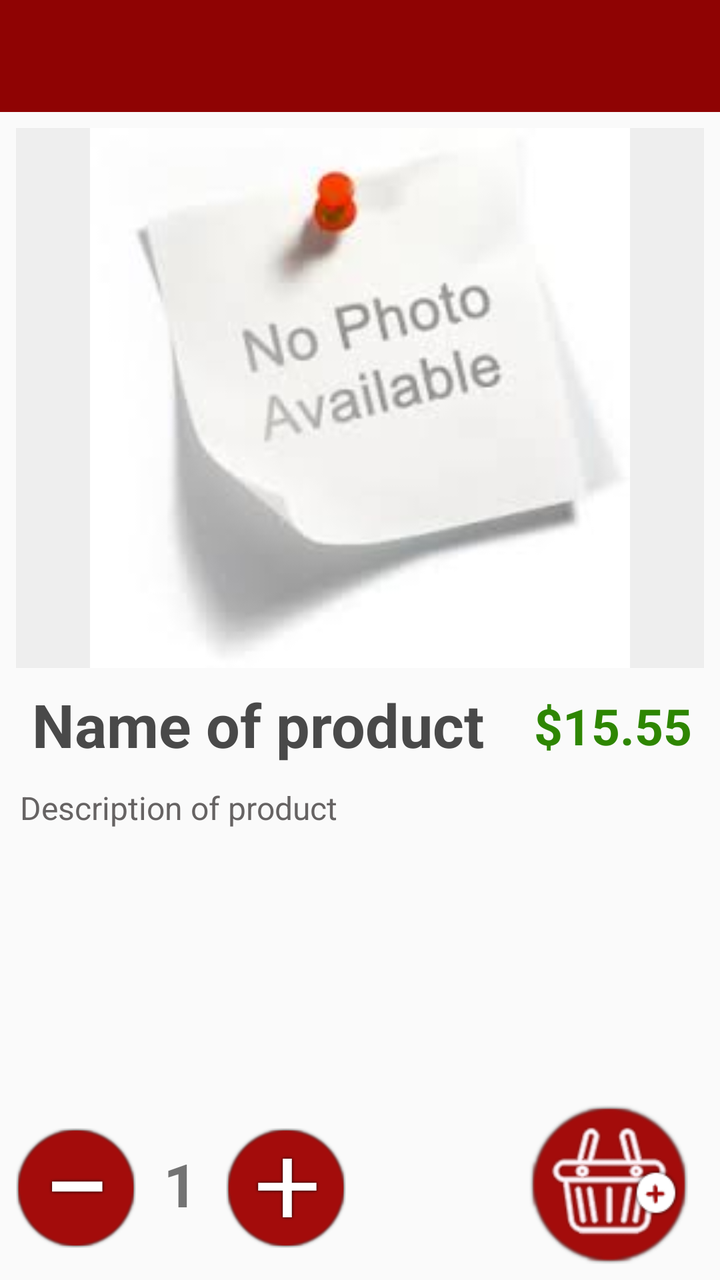
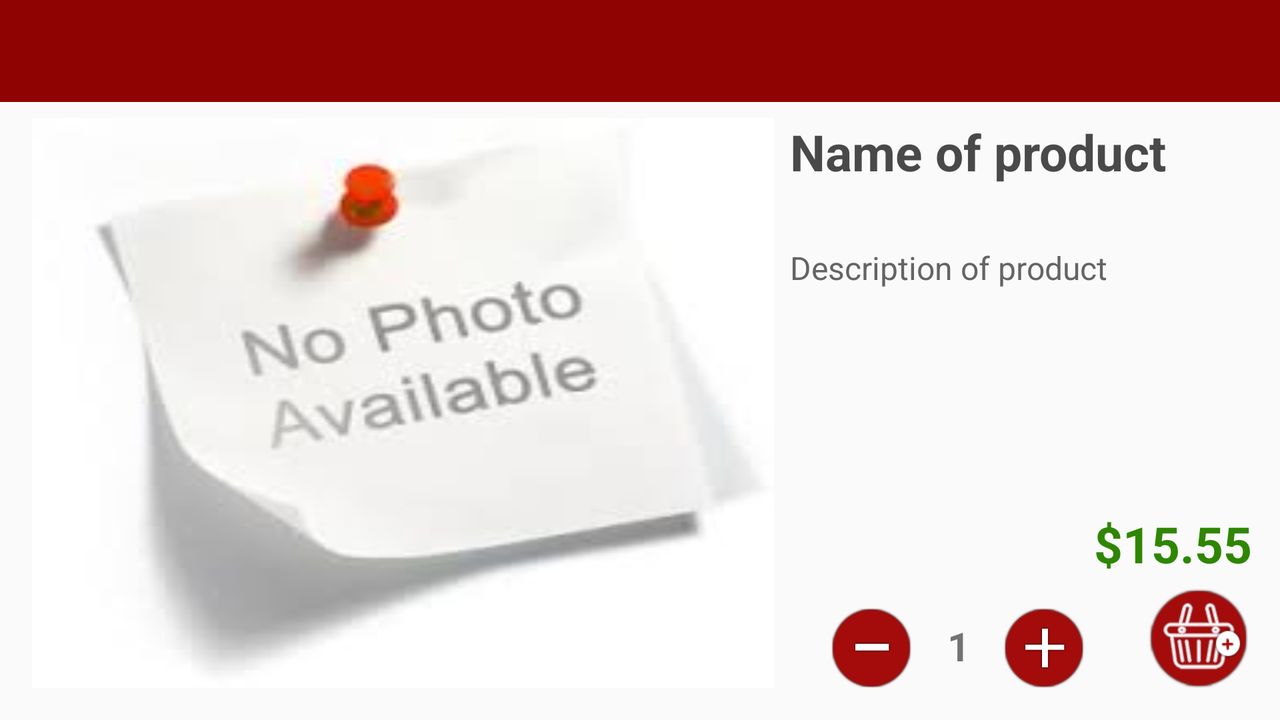

Two renders of one Android screen. The first uses the default layout on a phone; the second uses the alternative layout the repository ships for a different screen configuration, on a matching device. The two XML files are below.
<!-- AndroidManifest.xml: application theme AppTheme -->
<!-- res/layout/activity_product.xml -->
<?xml version="1.0" encoding="utf-8"?>
<android.support.constraint.ConstraintLayout
    xmlns:tools="http://schemas.android.com/tools"
    xmlns:android="http://schemas.android.com/apk/res/android"
    xmlns:app="http://schemas.android.com/apk/res-auto"
    android:orientation="vertical"
    android:layout_width="match_parent"
    android:layout_height="match_parent">

    
    <include layout="@layout/toolbar"
        android:id="@+id/toolbar_product_activity"
        android:layout_height="wrap_content"
        android:layout_width="0dp"
        app:layout_constraintLeft_toLeftOf="parent"
        app:layout_constraintTop_toTopOf="parent"
        app:layout_constraintRight_toRightOf="parent"
        app:layout_constraintHorizontal_bias="0.0"
        tools:layout_constraintRight_creator="1"
        tools:layout_constraintLeft_creator="1" />

    
    <ImageView

        android:layout_width="0dp"
        android:src="@drawable/nopic"
        android:id="@+id/ivProductPic"
        android:scaleType="fitCenter"
        android:background="#eeeeee"
        android:adjustViewBounds="true"
        app:layout_constraintRight_toRightOf="parent"
        app:layout_constraintLeft_toLeftOf="parent"
        app:layout_constraintTop_toBottomOf="@+id/toolbar_product_activity"
        tools:layout_constraintRight_creator="1"
        tools:layout_constraintLeft_creator="1"
        android:layout_marginStart="8dp"
        android:layout_marginLeft="8dp"
        android:layout_marginEnd="8dp"
        android:layout_marginRight="8dp"
        android:layout_marginTop="8dp"
        android:cropToPadding="true"
        android:layout_height="270dp" />

    
    <ImageButton
        android:src="@drawable/minus"
        android:layout_width="60dp"
        android:id="@+id/btnMinus"
        android:textSize="20sp"
        android:textStyle="normal|bold"
        android:scaleType="fitCenter"
        android:background="@null"
        android:layout_height="60dp"
        android:layout_marginStart="8dp"
        app:layout_constraintLeft_toLeftOf="parent"
        android:layout_marginLeft="8dp"
        android:layout_marginTop="8dp"
        app:layout_constraintTop_toBottomOf="@+id/tvProductDesc"
        app:layout_constraintBottom_toBottomOf="parent"
        android:layout_marginBottom="16dp"
        app:layout_constraintVertical_bias="0.25"
        tools:layout_constraintTop_creator="1"
        tools:layout_constraintBottom_creator="1"
        tools:layout_constraintLeft_creator="1" />

    
    <TextView
        android:text="1"
        android:layout_width="45dp"
        android:layout_height="42dp"
        android:id="@+id/tvProductQuantity"
        android:textSize="30sp"
        android:textStyle="normal|bold"
        app:layout_constraintBottom_toBottomOf="parent"
        android:layout_marginBottom="27dp"
        android:layout_marginTop="15dp"
        app:layout_constraintTop_toBottomOf="@+id/tvProductDesc"
        app:layout_constraintVertical_bias="0.38"
        tools:layout_constraintTop_creator="1"
        tools:layout_constraintBottom_creator="1"
        android:gravity="center_vertical|center"
        app:layout_constraintLeft_toRightOf="@+id/btnMinus" />

    
    <ImageButton
        android:src="@drawable/plus"
        android:id="@+id/btnPlus"
        android:textSize="20sp"
        android:textStyle="normal|bold"
        android:scaleType="fitCenter"
        android:layout_width="60dp"
        android:layout_height="60dp"
        android:background="@null"
        app:layout_constraintBottom_toBottomOf="parent"
        android:layout_marginBottom="16dp"
        app:layout_constraintLeft_toRightOf="@+id/tvProductQuantity"
        android:layout_marginEnd="16dp"
        app:layout_constraintRight_toRightOf="parent"
        android:layout_marginRight="16dp"
        app:layout_constraintHorizontal_bias="0.0" />

    
    <ImageButton
        android:src="@drawable/cart"
        android:id="@+id/btnProductAddToCart"
        android:textStyle="normal|bold"
        android:textSize="20sp"
        android:scaleType="centerCrop"
        android:background="@null"
        android:layout_width="80dp"
        android:layout_height="80dp"
        android:layout_marginTop="8dp"
        app:layout_constraintTop_toBottomOf="@+id/tvProductPrice"
        app:layout_constraintBottom_toBottomOf="parent"
        android:layout_marginBottom="8dp"
        app:layout_constraintVertical_bias="1.0"
        android:layout_marginEnd="16dp"
        app:layout_constraintRight_toRightOf="parent"
        android:layout_marginRight="16dp"
        android:layout_marginStart="8dp"
        app:layout_constraintLeft_toRightOf="@+id/btnPlus"
        android:layout_marginLeft="8dp"
        app:layout_constraintHorizontal_bias="1.0" />

    
    <TextView
        android:text="Name of product"
        android:layout_width="0dp"
        android:layout_height="43dp"
        android:id="@+id/tvProductName"
        android:textStyle="normal|bold"
        android:textSize="30sp"
        android:textColor="#494949"
        android:layout_marginTop="8dp"
        app:layout_constraintTop_toBottomOf="@+id/ivProductPic"
        android:layout_marginStart="16dp"
        app:layout_constraintLeft_toLeftOf="parent"
        android:layout_marginLeft="16dp"
        app:layout_constraintRight_toLeftOf="@+id/tvProductPrice"
        android:layout_marginEnd="7dp"
        android:layout_marginRight="7dp"
        tools:layout_constraintRight_creator="1"
        tools:layout_constraintLeft_creator="1" />

    
    <TextView
        android:text="Description of product"
        android:layout_width="0dp"
        android:layout_height="0dp"
        android:id="@+id/tvProductDesc"
        android:textSize="16sp"
        android:textAlignment="textStart"
        android:textColor="#666363"
        android:layout_marginTop="8dp"
        app:layout_constraintTop_toBottomOf="@+id/tvProductName"
        android:layout_marginEnd="16dp"
        android:layout_marginRight="16dp"
        android:layout_marginStart="10dp"
        app:layout_constraintLeft_toLeftOf="parent"
        android:layout_marginLeft="10dp"
        app:layout_constraintBottom_toTopOf="@+id/btnPlus"
        android:layout_marginBottom="8dp"
        tools:layout_constraintTop_creator="1"
        tools:layout_constraintBottom_creator="1"
        tools:layout_constraintLeft_creator="1"
        app:layout_constraintRight_toRightOf="parent"
        app:layout_constraintHorizontal_bias="0.33" />

    
    <TextView
        android:text="$15.55"
        android:layout_height="39dp"
        android:id="@+id/tvProductPrice"
        android:textSize="25sp"
        android:textColor="#2e8602"
        android:textStyle="normal|bold"
        app:layout_constraintBottom_toBottomOf="@+id/tvProductName"
        android:layout_marginEnd="8dp"
        app:layout_constraintRight_toRightOf="parent"
        android:layout_marginRight="8dp"
        android:layout_width="85dp" />

</android.support.constraint.ConstraintLayout>
<!-- res/layout/toolbar.xml (included above) -->
<?xml version="1.0" encoding="utf-8"?>
<android.support.v7.widget.Toolbar xmlns:android="http://schemas.android.com/apk/res/android"
    xmlns:app="http://schemas.android.com/apk/res-auto"
    android:layout_width="match_parent"
    android:layout_height="wrap_content"
    android:gravity="center"
    app:theme="@style/ThemeOverlay.AppCompat.Dark"
    app:popupTheme="@style/ThemeOverlay.AppCompat.Light"
    android:background="#8f0303" />
<!-- resources referenced by this layout -->
<resources>
  <!-- drawable cart: png bitmap (drawable, 12265 bytes) -->
  <!-- drawable minus: png bitmap (drawable, 26379 bytes) -->
  <!-- drawable nopic: jpg bitmap (drawable-hdpi, 3360 bytes) -->
  <!-- drawable plus: png bitmap (drawable, 28055 bytes) -->
  <style name="AppTheme" parent="Theme.AppCompat.Light.NoActionBar">
  
  
          
  
  
          <item name="colorPrimary">@color/colorPrimary</item>
          <item name="colorPrimaryDark">@color/colorPrimaryDark</item>
          <item name="colorAccent">@color/colorAccent</item>
      </style>
</resources>
<!-- res/layout-w600dp-land/activity_product.xml (the repository's variant of the layout above) -->
<!-- drawn on the phone turned sideways -->
<?xml version="1.0" encoding="utf-8"?>
<android.support.constraint.ConstraintLayout
    xmlns:tools="http://schemas.android.com/tools"
    xmlns:android="http://schemas.android.com/apk/res/android"
    xmlns:app="http://schemas.android.com/apk/res-auto"
    android:orientation="vertical"
    android:layout_width="match_parent"
    android:layout_height="match_parent">

    





    <include layout="@layout/toolbar"
        android:id="@+id/toolbar_product_activity"
        android:layout_height="51dp"
        android:layout_width="0dp"
        app:layout_constraintLeft_toLeftOf="parent"
        app:layout_constraintRight_toRightOf="parent"
        app:layout_constraintTop_toTopOf="parent" />

    <ImageView

        android:layout_width="0dp"
        android:src="@drawable/nopic"
        android:id="@+id/ivProductPic"
        android:scaleType="fitXY"
        android:background="#eeeeee"
        android:adjustViewBounds="true"
        android:cropToPadding="true"
        android:layout_height="0dp"
        android:layout_marginTop="8dp"
        app:layout_constraintTop_toBottomOf="@+id/toolbar_product_activity"
        android:layout_marginStart="16dp"
        app:layout_constraintLeft_toLeftOf="parent"
        app:layout_constraintBottom_toBottomOf="parent"
        android:layout_marginBottom="16dp"
        app:layout_constraintRight_toLeftOf="@+id/tvProductDesc"
        android:layout_marginEnd="8dp"
        app:layout_constraintHorizontal_bias="0.0"
        app:layout_constraintVertical_bias="0.37" />

    <ImageButton
        android:src="@drawable/minus"
        android:id="@+id/btnMinus"
        android:textSize="20sp"
        android:textStyle="normal|bold"
        android:scaleType="fitCenter"
        android:background="@null"
        app:layout_constraintBottom_toBottomOf="parent"
        android:layout_marginBottom="16dp"
        android:layout_marginTop="8dp"
        app:layout_constraintTop_toBottomOf="@+id/tvProductDesc"
        app:layout_constraintVertical_bias="1.0"
        android:layout_marginStart="8dp"
        app:layout_constraintLeft_toRightOf="@+id/ivProductPic"
        app:layout_constraintRight_toLeftOf="@+id/tvProductQuantity"
        app:layout_constraintHorizontal_bias="0.94"
        android:layout_width="40dp"
        android:layout_height="40dp" />

    <TextView
        android:text="1"
        android:layout_width="45dp"
        android:layout_height="42dp"
        android:id="@+id/tvProductQuantity"
        android:textSize="20sp"
        android:textStyle="normal|bold"
        android:gravity="center_vertical|center"
        android:layout_marginTop="8dp"
        app:layout_constraintTop_toBottomOf="@+id/tvProductDesc"
        app:layout_constraintBottom_toBottomOf="parent"
        android:layout_marginBottom="16dp"
        app:layout_constraintVertical_bias="1.0"
        app:layout_constraintRight_toLeftOf="@+id/btnPlus" />

    <ImageButton
        android:src="@drawable/plus"
        android:id="@+id/btnPlus"
        android:textSize="20sp"
        android:textStyle="normal|bold"
        android:scaleType="fitCenter"
        android:layout_width="40dp"
        android:background="@null"
        app:layout_constraintRight_toLeftOf="@+id/btnProductAddToCart"
        android:layout_marginEnd="32dp"
        android:layout_marginTop="8dp"
        app:layout_constraintTop_toBottomOf="@+id/tvProductDesc"
        app:layout_constraintBottom_toBottomOf="parent"
        android:layout_marginBottom="16dp"
        app:layout_constraintVertical_bias="1.0"
        android:layout_height="40dp" />

    <ImageButton
        android:src="@drawable/cart"
        android:id="@+id/btnProductAddToCart"
        android:textStyle="normal|bold"
        android:textSize="20sp"
        android:scaleType="centerCrop"
        android:background="@null"
        app:layout_constraintRight_toRightOf="parent"
        app:layout_constraintBottom_toBottomOf="parent"
        android:layout_marginBottom="16dp"
        android:layout_width="50dp"
        android:layout_height="50dp"
        android:layout_marginEnd="16dp" />

    <TextView
        android:text="Name of product"
        android:layout_width="229dp"
        android:layout_height="64dp"
        android:id="@+id/tvProductName"
        android:textStyle="normal|bold"
        android:textSize="25sp"
        android:textColor="#494949"
        android:layout_marginStart="8dp"
        app:layout_constraintLeft_toRightOf="@+id/ivProductPic"
        android:layout_marginEnd="16dp"
        app:layout_constraintRight_toRightOf="parent"
        android:layout_marginTop="8dp"
        app:layout_constraintTop_toBottomOf="@+id/toolbar_product_activity"
        app:layout_constraintHorizontal_bias="1.0" />

    <TextView
        android:text="Description of product"
        android:layout_width="221dp"
        android:layout_height="129dp"
        android:id="@+id/tvProductDesc"
        android:textSize="16sp"
        android:textAlignment="textStart"
        android:textColor="#666363"
        app:layout_constraintTop_toBottomOf="@+id/tvProductName"
        app:layout_constraintRight_toRightOf="parent"
        android:layout_marginEnd="24dp" />

    <TextView
        android:text="$15.55"
        android:layout_height="39dp"
        android:id="@+id/tvProductPrice"
        android:textSize="25sp"
        android:textColor="#2e8602"
        android:textStyle="normal|bold"
        android:layout_width="85dp"
        app:layout_constraintTop_toBottomOf="@+id/tvProductDesc"
        android:layout_marginEnd="8dp"
        app:layout_constraintRight_toRightOf="parent"
        android:layout_marginStart="8dp"
        app:layout_constraintLeft_toRightOf="@+id/ivProductPic"
        app:layout_constraintHorizontal_bias="1.0"
        app:layout_constraintBottom_toTopOf="@+id/btnProductAddToCart"
        app:layout_constraintVertical_bias="1.0" />

</android.support.constraint.ConstraintLayout>
